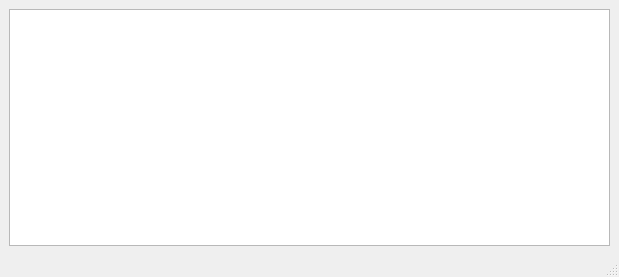
<?xml version="1.0" encoding="UTF-8"?>
<ui version="4.0">
 <class>MainWindow</class>
 <widget class="QMainWindow" name="MainWindow">
  <property name="geometry">
   <rect>
    <x>0</x>
    <y>0</y>
    <width>619</width>
    <height>277</height>
   </rect>
  </property>
  <property name="windowTitle">
   <string>MainWindow</string>
  </property>
  <widget class="QWidget" name="centralwidget">
   <layout class="QHBoxLayout" name="horizontalLayout">
    <item>
     <widget class="QTableView" name="tableView"/>
    </item>
   </layout>
  </widget>
  <widget class="QMenuBar" name="menubar">
   <property name="geometry">
    <rect>
     <x>0</x>
     <y>0</y>
     <width>619</width>
     <height>21</height>
    </rect>
   </property>
  </widget>
  <widget class="QStatusBar" name="statusbar"/>
 </widget>
 <resources/>
 <connections/>
</ui>
